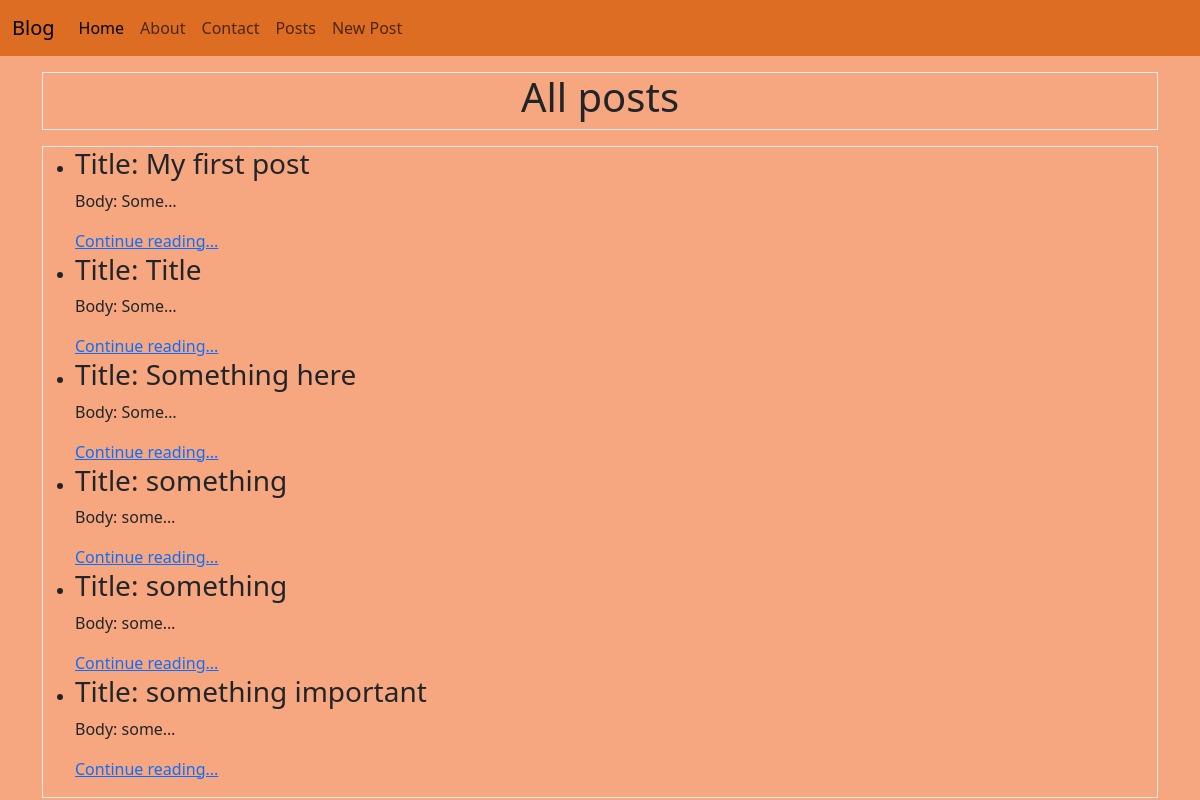
Page /post/list/ on the earlier database version.
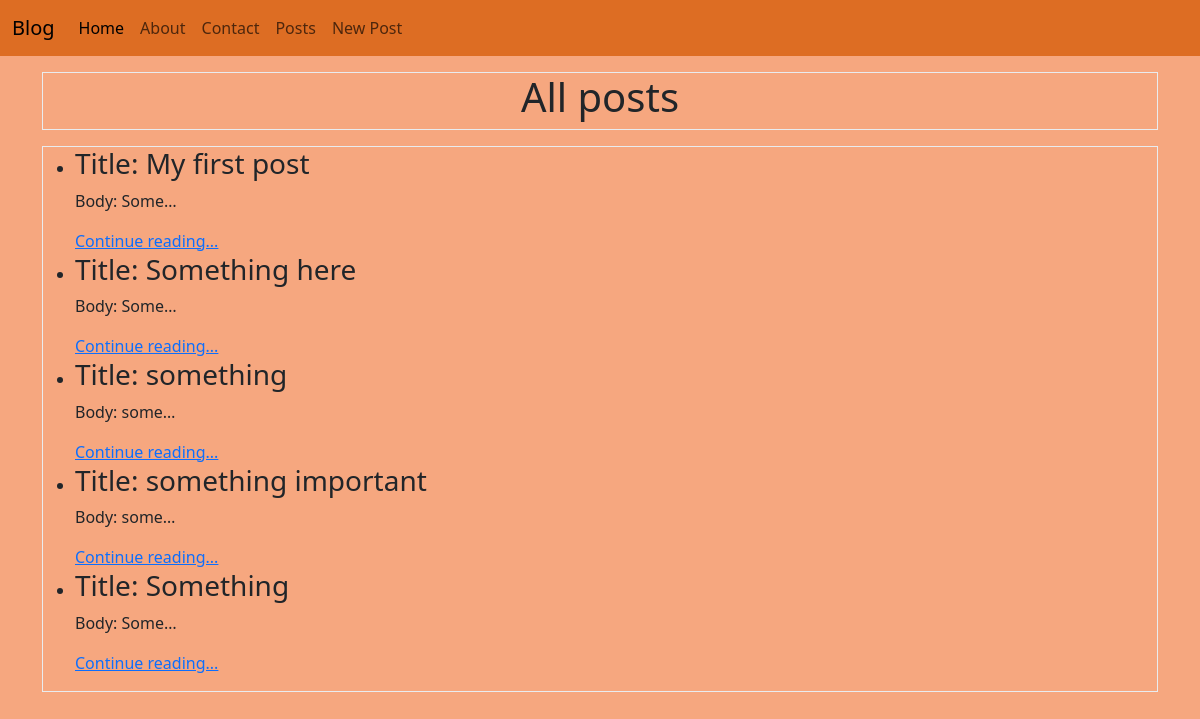
Same page on the later database version.
### posts/models.py (models this page shows, shortened)
class Post(models.Model):
    title = models.CharField(max_length=128)
    subtitle = models.CharField(max_length=128)
    body = models.TextField()
    created_on = models.DateTimeField(auto_now_add=True)
    author = models.ForeignKey(
        get_user_model(),
        on_delete=models.CASCADE
    )

### posts/views.py (the view)
# urls.py: path("list/", PostListView.as_view(), name="post_list"),
class PostListView(ListView):# a GET request ----> List
    template_name = "list.html"
    model = Post
    context_object_name = "posts"

### templates/list.html (shortened to what this page needs)
{% extends 'base.html' %}
{% load static %}
{% block css %}
    <link rel="stylesheet" href="{% static 'css/list.css' %}">
{% endblock %}
{% block content %}
<div class="d-flex justify-content-center border border-light-subtle mt-3">
    <h1>All posts</h1>
</div>
<div class="border border-light-subtle mt-3">
    <ul>
        {% for item in posts %}
            <li>
                <h3> Title: {{ item.title }}</h3>
                <p>Body: {{ item.body|truncatechars:5 }} </p>
                <a href="{% url 'post_detail' item.id %}"> Continue reading... </a>
            </li>
        {% endfor %}
    </ul>
</div>
{% endblock %}

### templates/base.html (shortened to what this page needs)
<!DOCTYPE html>
<html lang="en">
<head>
    <link href="https://cdn.jsdelivr.net/npm/bootstrap@5.3.8/dist/css/bootstrap.min.css" rel="stylesheet">
    {% block css %}{% endblock css %}
</head>
<body>
    {% include 'navbar.html' %}
    <div class="container">
    {% block content %}
    {% endblock content %}
    </div>
</body>
</html>

### templates/navbar.html (shortened to what this page needs)
<nav class="navbar navbar-expand-lg">
  <div class="container-fluid">
    <a class="navbar-brand" href="{% url 'home' %}">Blog</a>
    <div class="collapse navbar-collapse" id="navbarSupportedContent">
      <ul class="navbar-nav me-auto mb-2 mb-lg-0">
        <li class="nav-item">
          <a class="nav-link active" aria-current="page" href="{% url 'home' %}">Home</a>
        </li>
        <li class="nav-item">
          <a class="nav-link" href="{% url 'about' %}">About</a>
        </li>
        <li class="nav-item">
          <a class="nav-link" href="{% url 'contact' %}">Contact</a>
        </li>
        <li class="nav-item">
          <a class="nav-link" href="{% url 'post_list' %}">Posts</a>
        </li>
        <li class="nav-item">
          <a class="nav-link" href="{% url 'post_new' %}">New Post</a>
        </li>
      </ul>
    </div>
  </div>
</nav>

### static/css/list.css (style rules this page uses)
body { background-color: rgb(246, 167, 127) !important; }
nav { background-color: rgb(221, 109, 35) !important; }

Differences in the rows shown:
removed Post: title "Title", body "Some…"
removed Post: title "something", body "some…"
added Post: title "Something", body "Some…"
